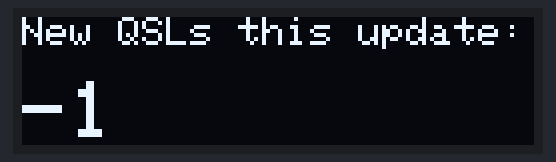
Simulated run of this sketch. Board: ESP8266 (NodeMCU). Parts: 128×32 one-colour display. WiFi joins after 1.5 s; servers stay silent unless stated; uploads are accepted with an empty reply; storage starts empty; what the sketch prints to the serial monitor is not drawn.

Above: at 2.9 s.
At 12.9 s:
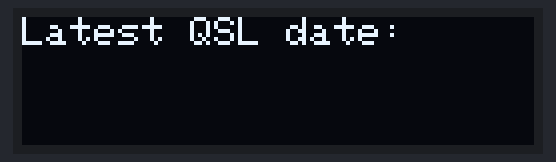
At 27.9 s:
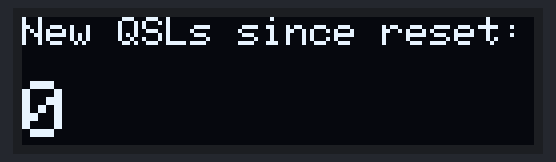
At 37.9 s:
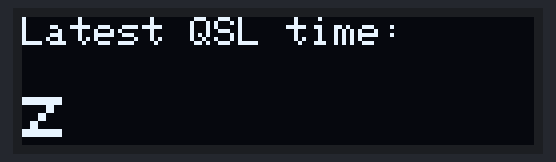

The sketch:

HUZZAH_LOTW.ino
```cpp
#include <Arduino.h>
#include <SPI.h>
#include <Wire.h>
#include <Adafruit_GFX.h>
#include <Adafruit_SSD1306.h>
#include <ESP8266WiFi.h>
#include <ESP8266WiFiMulti.h>
#include <ESP8266HTTPClient.h>
#include <WiFiClientSecureBearSSL.h>
#include "FS.h"

extern "C" {
#include<user_interface.h>
}

bool hadFirstUpdate = false;

// Credentials
char ssid[] = "SSID";
char pass[] = "PASS";
char lotw_user[] = "USER";
char lotw_pass[] = "PASS";

// Fingerprint for LOTW this will expire eventually
const uint8_t fingerprint[20] = {0x8C, 0xA1, 0xC9, 0x5C, 0x09, 0x75, 0x13, 0x2C, 0x6E, 0x98, 0x93, 0xE2, 0x2A, 0x9E, 0xC9, 0x6D, 0xFC, 0xD6, 0xEE, 0x58};

ESP8266WiFiMulti WiFiMulti;

Adafruit_SSD1306 display = Adafruit_SSD1306();

// Updates
unsigned long previousMillis = 0;
unsigned long previousMillisScreen = 0;

const int updateIntervalSecScreen = 5;
const int updateIntervalMinutes = 15;

int newQSLCount = 0;
int newQSLSinceReset = 0;
int screenIndex = 0;
String lastQSLDate = "";
String lastQSLTime = "";

void setup()
{
    Serial.begin(115200);

    // Initialize networking
    WiFi.mode(WIFI_STA);
    WiFiMulti.addAP(ssid, pass);

    // Adding some delay seems to help with display getting initialized
    delay(1000);

    // Initialize and clear display
    display.begin(SSD1306_SWITCHCAPVCC, 0x3C);  // initialize with the I2C addr 0x3C (for the 128x32)
    display.clearDisplay();
    display.setTextColor(WHITE);
    display.display();

    // Initialize SPIFFS, need a displayed error here if not available
    bool spiffsEnabled = SPIFFS.begin();
}

void loop() {
    // wait for WiFi connection
    if ((WiFiMulti.run() == WL_CONNECTED))
    {

        // Non blocking updates
        if (millis() - previousMillis >= (updateIntervalMinutes * (60 *1000)) || !hadFirstUpdate)
        {
            // save the last time we updated
            previousMillis = millis();
            updateQSLCount();
        }
                // Non blocking updates
        if (millis() - previousMillisScreen >= (updateIntervalSecScreen * 1000))
        {
            // save the last time we updated
            if(screenIndex >= 3)
            {
              screenIndex = 0;
            }
            else
            {
              screenIndex++;
            }
            showScreen(screenIndex);
            // we reset the timer in showScreen() so caller gets their full time
            //previousMillisScreen = millis();
        }
    }
    else
    {
        // Waiting on WiFi
        pauseForWiFi();
    }
}


// LOTW update
void updateQSLCount()
{
    hadFirstUpdate = true;
    std::unique_ptr<BearSSL::WiFiClientSecure>client(new BearSSL::WiFiClientSecure);

    client->setFingerprint(fingerprint);

    HTTPClient https;

    if (https.begin(*client, urlForQuery()))
    {  // HTTPS
        // Show whats happening
        displayLotwConnection();
        Serial.println("Fetching update...");

        // start connection and send HTTP header
        int httpCode = https.GET();

        // httpCode will be negative on error
        if (httpCode > 0)
        {
            // HTTP header has been send and Server response header has been handled
            //Serial.printf("[HTTPS] GET... code: %d\n", httpCode);

            // file found at server
            if (httpCode == HTTP_CODE_OK)
            {
                Serial.println("Update received.");

                String payload = https.getString();

                String qslCount = "";
                String lastQSLDateTime = "";

                for(int i = 0; i < 20; i++)
                {
                    String line = getDelimitedSubstring(payload, '\n', i);

                    if( line.startsWith("<APP_LoTW_LASTQSL"))
                    {
                        lastQSLDateTime = getDelimitedSubstring(line, '>', 1);
                        setLastQSL(lastQSLDateTime.substring(0, 19)); //Truncate extra whitespace
                    }

                    if( line.startsWith("<APP_LoTW_NUMREC"))
                    {
                        qslCount = getDelimitedSubstring(line, '>', 1);
                    }
                }

                newQSLCount = qslCount.toInt();
                // Subtract the one QSL we always get for the last date time
                newQSLCount = newQSLCount - 1;

                if(newQSLCount > 0)
                {
                    newQSLSinceReset += newQSLCount;
                    sendNotification(newQSLCount);
                }
                screenIndex = 2;
                showScreen(screenIndex);
            }
            else
            {
                displayHttpError(String(httpCode));
            }
        }
        else
        {
            displayHttpError(https.errorToString(httpCode));
            // Errored out, this should go o the display instead
            Serial.printf("[HTTPS] GET... failed, error: %s\n", https.errorToString(httpCode).c_str());
        }

        https.end();
    }
    else
    {
        Serial.printf("[HTTPS] Unable to connect\n");
    }
}

//
String getDelimitedSubstring(String data, char separator, int index)
{
    int found = 0;
    int strIndex[] = { 0, -1 };
    int maxIndex = data.length() - 1;

    for (int i = 0; i <= maxIndex && found <= index; i++)
    {
        if (data.charAt(i) == separator || i == maxIndex)
        {
            found++;
            strIndex[0] = strIndex[1] + 1;
            strIndex[1] = (i == maxIndex) ? i+1 : i;
        }
    }
    return found > index ? data.substring(strIndex[0], strIndex[1]) : "";
}

// Retrieve last date time
String lastQSL()
{
    String dateTime = "";

    File f = SPIFFS.open("/dt.txt", "r");

    if (!f)
    {
        Serial.println("File doesn't exist yet. Creating it");
        SPIFFS.format();
        Serial.println("Spiffs formatted");

        // open the file in write mode
        File f = SPIFFS.open("/dt.txt", "w");
        if (!f)
        {
            Serial.println("file creation failed");
        }
    }
    else
    {
        // we could open the file
        while(f.available())
        {
            //Lets read line by line from the file
            dateTime = f.readStringUntil('\n');
        }
    }
    // Remove returns
    dateTime.replace("\r", "");

    f.close();

    return dateTime;
}


// Write last QSL date time
void setLastQSL(String dateTime)
{
    File f = SPIFFS.open("/dt.txt", "w");

    if (!f)
    {
        Serial.println("Failed to create file");
    }
    else
    {
        f.println(dateTime);
    }

    f.close();
}

// Send notification on new QSLs
void sendNotification(int numNewQSL)
{
  //Send an email/SMS when we have something new
  Serial.println("Sending notification!");
  Serial.print("Total new since this update: ");
  Serial.println(numNewQSL);
  Serial.print("Total new since last reset: ");
  Serial.println(newQSLSinceReset);
}

// Diplay errors
void displayHttpError(String errorCode)
{
    display.clearDisplay();
    display.setTextSize(1);
    display.setCursor(0,0);
    display.println("[HTTPS] Failed");
    display.println("Error was:");
    display.setTextSize(2);
    display.println(errorCode);
    display.display();
}

void displayLotwConnection()
{
    display.clearDisplay();
    display.setTextSize(1);
    display.setCursor(0,0);
    display.print("Contacting LOTW");
    display.display();
}

// Display waiting on WiFi
void pauseForWiFi()
{
    display.clearDisplay();
    display.setTextSize(1);
    display.setCursor(0,0);
    display.print("Connecting to WiFi");
    display.display();
    delay(500);
}

// URL Builder
String urlForQuery()
{
    String URL = "https://lotw.arrl.org/lotwuser/lotwreport.adi?login=";
    URL += String(lotw_user);
    URL += "&password=";
    URL += String(lotw_pass);
    URL += "&qso_query=1&qso_qsl=yes";

    // If we have a previous update saved then use it
    String last = lastQSL();
    if(last.length() == 19) // Check for valid DT length
    {
        lastQSLDate = getDelimitedSubstring(last, ' ', 0);
        lastQSLTime = getDelimitedSubstring(last, ' ', 1);

        URL += "&qso_qslsince=";
        URL += lastQSLDate;
        URL += "+";
        String timeStringForURL = lastQSLTime;
        timeStringForURL.replace(":", "%3A");
        URL += timeStringForURL;
    }

    return URL;
}

void resetNewAccumulator()
{
    newQSLSinceReset = 0;
}

void showScreen(int index)
{
    switch(index)
    {
      case 0:
      {
          // Display details
          display.clearDisplay();
          display.setTextSize(1);
          display.setCursor(0,0);
          display.println("Latest QSL date:");
          display.println();
          display.setTextSize(2);
          display.println(lastQSLDate);
          display.display();
      }
      break;

      case 1:
      {
          // Display details
          display.clearDisplay();
          display.setTextSize(1);
          display.setCursor(0,0);
          display.println("Latest QSL time:");
          display.println();
          display.setTextSize(2);
          display.println(lastQSLTime + "z");
          display.display();
      }
      break;

      case 2:
      {
          // Display details
          display.clearDisplay();
          display.setTextSize(1);
          display.setCursor(0,0);
          display.println("New QSLs this update:");
          display.println();
          display.setTextSize(2);
          display.println(newQSLCount);
          display.display();
      }
      break;

     case 3:
      {
          // Display details
          display.clearDisplay();
          display.setTextSize(1);
          display.setCursor(0,0);
          display.println("New QSLs since reset:");
          display.println();
          display.setTextSize(2);
          display.println(newQSLSinceReset);
          display.display();
      }
      break;
    }
    previousMillisScreen = millis();
}
```

Measured:
- what the display in image 0 shows lasts 5.0 s, from 2.8 s to 7.8 s
